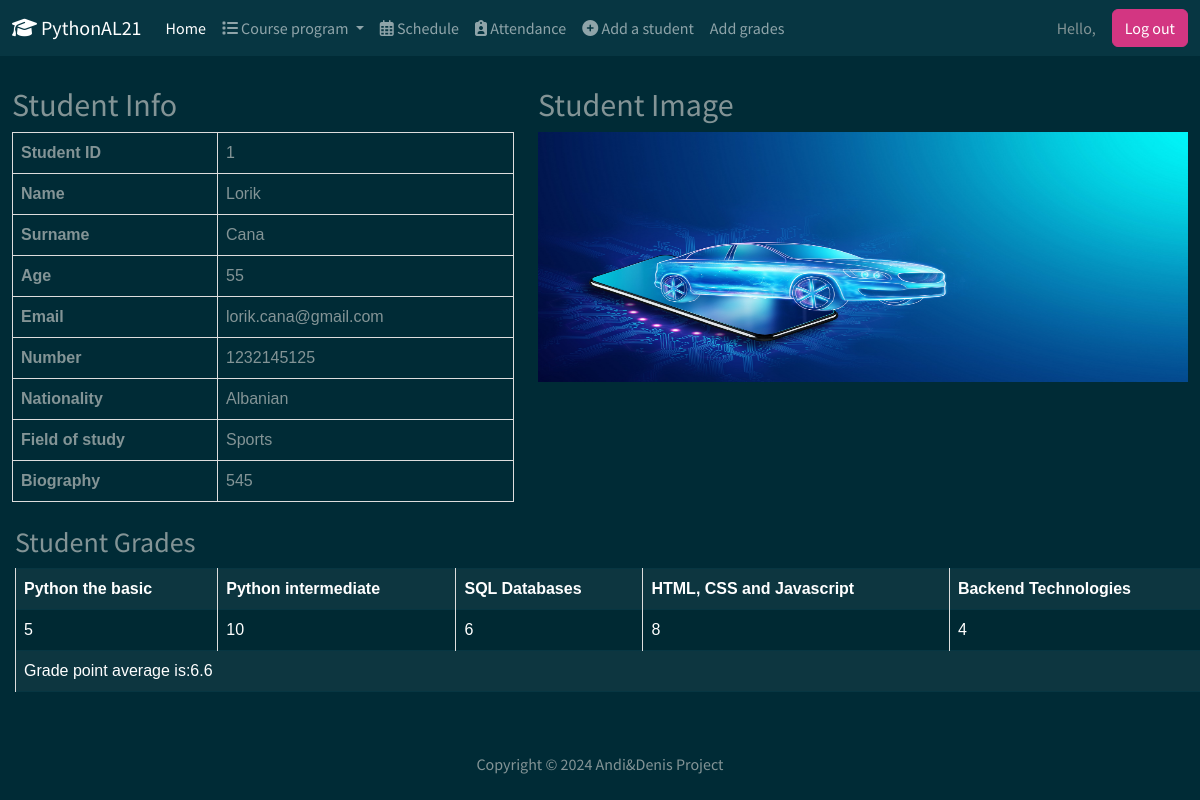
/view_student/8, run on the app's committed database.
### students/models.py (models this page shows, shortened)
class Student(models.Model):
    student_nr = models.PositiveIntegerField()
    first_name = models.CharField(blank=False, null=True, max_length=50)
    second_name = models.CharField(blank=False, null=True, max_length=50)
    age = models.PositiveIntegerField(blank=False, null=True)
    email = models.EmailField(blank=False,null=True,max_length=100)
    number = models.PositiveIntegerField(blank=False, null=True)
    nationality = models.CharField(blank=False, null=True, max_length=100)
    field_of_study = models.CharField(blank=False, null=True, max_length=50)
    bio = models.TextField(null=True, max_length=255)
    upload = models.ImageField(upload_to='uploads/', blank=True, null=True)
    class Meta:
        permissions = [
            ("give_medal", "Can give medals"),
        ]

class Grade(models.Model):
    student = models.ForeignKey(Student, on_delete=models.CASCADE)
    subject = models.ForeignKey(Subject, on_delete=models.CASCADE)
    assignments = models.BooleanField(default=False, null=True)
    grade = models.PositiveIntegerField(null=True)

class Subject(models.Model):
    name = models.CharField(max_length=100)

### students/views.py (the view)
# urls.py: path('view_student/<id>', views.info_view, name='info_view'),
def info_view(request, id):
    student = get_object_or_404(Student, id=id)
    grades = Grade.objects.filter(student=student)
    if grades.exists():
        GPA = grades.aggregate(Avg('grade'))['grade__avg']
    else:
        GPA = None
    context = {
        'student': student,
        'grades': grades,
        'GPA': GPA
    }
    return render(request, 'students/info_view.html', context)

### students/templates/students/info_view.html
{% extends 'students/base.html' %}
{% block content %}
<div class="" id="sides">
    <div class="container right-side">
        <h2>Student Info</h2>
        <table>
            <tr>
                <th>Student ID</th>
                <td>{{ student.student_nr }}</td>
            </tr>
            <tr>
                <th>Name</th>
                <td>{{ student.first_name }}</td>
            </tr>
            <tr>
                <th>Surname</th>
                <td>{{ student.second_name }}</td>
            </tr>
            <tr>
                <th>Age</th>
                <td>{{ student.age }}</td>
            </tr>
            <tr>
                <th>Email</th>
                <td>{{ student.email }}</td>
            </tr>
            <tr>
                <th>Number</th>
                <td>{{ student.number }}</td>
            </tr>
            <tr>
                <th>Nationality</th>
                <td>{{ student.nationality }}</td>
            </tr>
            <tr>
                <th>Field of study</th>
                <td>{{ student.field_of_study }}</td>
            </tr>
            <tr>
                <th>Biography</th>
                <td>{{ student.bio }}</td>
            </tr>
        </table>
    </div>
    <div class="container left-side">
        <div class="">
            <h2>Student Image</h2>
            {% if student.upload %}
                <img height="650" src="{{ student.upload.url }}" width="650"/>
            {% else %}
                <p>No file uploaded.</p>
            {% endif %}
        </div>
    </div>
</div>
<br>
<table class="table table-striped table-bordered" style="margin-left:15px;margin-right:30px;">
    <h3 style="margin-left:15px;">Student Grades</h3>
    <thead class="thead-dark">
            <tr>
                {% for grade in grades %}
                    <th>{{ grade.subject.name }}</th>
                {% endfor %}
            </tr>
    </thead>
        <tbody>
            <tr>
                {% for grade in grades %}
                    <td>{{ grade.grade }}</td>
                {% endfor %}
            </tr>
        <tr>
            <td colspan="5">Grade point average is:{{ GPA }}</td>
        </tr>
    </tbody>
</table>
{% endblock content %}

### students/templates/students/base.html (shortened to what this page needs)
<!doctype html>
{% load static %}
<html lang="en">
<head>
    <link rel="stylesheet" href="https://cdnjs.cloudflare.com/ajax/libs/font-awesome/6.5.2/css/all.min.css"/>
    <link href="{% static 'css/bootstrap.css' %}" rel="stylesheet">
    <link href="{% static 'css/list_view.css' %}" rel="stylesheet" type="text/css"/>
</head>
<body class = 'd-flex flex-column min-vh-100'>
  <nav class="navbar navbar-expand-lg bg-dark" data-bs-theme="dark">
    <div class="container-fluid">
      <a class="navbar-brand" href="#">
        <i class="fa-solid fa-graduation-cap"></i> PythonAL21
      </a>
      <div class="collapse navbar-collapse" id="navbarColor02">
        <ul class="navbar-nav me-auto">
          <li class="nav-item">
            <a class="nav-link active" href="{% url 'view_home' %}">Home
            </a>
          </li>
          <li class="nav-item dropdown">
            <a class="nav-link dropdown-toggle" data-bs-toggle="dropdown" href="#" role="button" aria-haspopup="true"
               aria-expanded="false"><i class="fa-solid fa-list"></i> Course program </a>
          </li>
          <li class="nav-item">
            <a class="nav-link" href="{% url 'view_schedule' %}"><i class="fa-regular fa-calendar-days"></i> Schedule </a>
          </li>
          <li class="nav-item">
            <a class="nav-link" href="#"> <i class="fa-solid fa-clipboard-user"></i> Attendance </a>
          </li>
          <li class="nav-item">
            <a class="nav-link" href="{% url 'create_view' %}">
              <i class="fa-solid fa-circle-plus"></i> Add a student
            </a>
          </li>
          <li class="nav-item">
            <a class="nav-link" href="{% url 'add_grades' %}">Add grades</a>
          </li>
        </ul>
        <form class="d-flex align-items-center" action="{% url 'log_out' %}" method="post">
          <p class="text-sm-start mb-0 me-3">Hello, {{ user.first_name }}</p>
          <button class="btn btn-danger" type="submit">Log out</button>
        </form>
      </div>
    </div>
  </nav>
{% block content %}{% endblock %}
  <footer class = 'mt-auto mb-4'>
    <div class="text-center">
      <span>
          Copyright &copy; 2024 Andi&Denis Project
      </span>
    </div>
  </footer>
</body>
</html>

### static/css/list_view.css (style rules this page uses)
#sides { display: flex; justify-content: space-between; margin-top: 30px; }
img { height: 250px }
table { font-family: arial, sans-serif; border-collapse: collapse; width: 100%; }
td, th { border: 1px solid #dddddd; text-align: left; padding: 8px; }
form.d-flex { display: flex; align-items: center; }
form.d-flex p { margin-bottom: 0; margin-right: 15px; }

### data on the page
Student: student_nr "1", first_name "Lorik", second_name "Cana", age "55", email "lorik.cana@gmail.com", number "1232145125", nationality "Albanian", field_of_study "Sports", bio "545", upload (picture)
Grade: subject.name "Python the basic", grade "5"
Grade: subject.name "Python intermediate", grade "10"
Grade: subject.name "SQL Databases", grade "6"
Grade: subject.name "HTML, CSS and Javascript", grade "8"
Grade: subject.name "Backend Technologies", grade "4"

### other printed values
{{ GPA }} "6.6"
